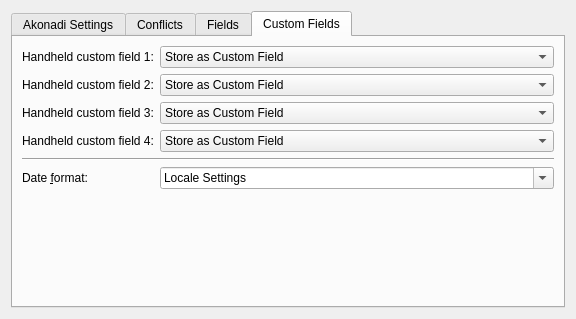
<ui version="4.0" >
 <class>SettingsWidget</class>
 <widget class="QWidget" name="SettingsWidget" >
  <property name="geometry" >
   <rect>
    <x>0</x>
    <y>0</y>
    <width>576</width>
    <height>319</height>
   </rect>
  </property>
  <layout class="QGridLayout" name="gridLayout_4" >
   <item row="0" column="0" >
    <widget class="KTabWidget" name="fTabWidget" >
     <property name="currentIndex" >
      <number>3</number>
     </property>
     <widget class="QWidget" name="tab_5" >
      <attribute name="title" >
       <string>Akonadi Settings</string>
      </attribute>
     </widget>
     <widget class="QWidget" name="tab_6" >
      <attribute name="title" >
       <string>Conflicts</string>
      </attribute>
      <layout class="QGridLayout" name="gridLayout" >
       <item row="0" column="0" >
        <widget class="QGroupBox" name="groupBox_3" >
         <property name="title" >
          <string>Conflict Resolution</string>
         </property>
         <layout class="QGridLayout" name="_2" >
          <item row="0" column="0" colspan="2" >
           <widget class="QLabel" name="textLabel1_8" >
            <property name="text" >
             <string>&lt;p>Select the default action if an event was modified on both sides here. &lt;/p></string>
            </property>
            <property name="alignment" >
             <set>Qt::AlignJustify|Qt::AlignVCenter</set>
            </property>
            <property name="wordWrap" >
             <bool>true</bool>
            </property>
           </widget>
          </item>
          <item row="1" column="0" >
           <widget class="QLabel" name="textLabel1_2_3" >
            <property name="sizePolicy" >
             <sizepolicy vsizetype="Preferred" hsizetype="Maximum" >
              <horstretch>0</horstretch>
              <verstretch>0</verstretch>
             </sizepolicy>
            </property>
            <property name="whatsThis" >
             <string>&lt;qt>Select in this list how conflicting entries (entries which were edited both on your handheld and on the PC) are resolved. Possibly values are "Use KPilot's Global Setting" to use the settings defined in KPilot HotSync configuration, "Ask User" to let you decide case by case, "Do Nothing" to allow the entries to be different, "PC overrides", "Handheld overrides", "Use values from last sync" and "Use both entries" to create a new entry on both the PC and handheld.&lt;/qt></string>
            </property>
            <property name="text" >
             <string>Conflict &amp;resolution:</string>
            </property>
            <property name="wordWrap" >
             <bool>false</bool>
            </property>
           </widget>
          </item>
          <item row="1" column="1" >
           <widget class="KComboBox" name="fConflictResolution" >
            <property name="whatsThis" >
             <string>&lt;qt>Select in this list how conflicting entries (entries which were edited both on your handheld and on the PC) are resolved. Possibly values are "Use KPilot's Global Setting" to use the settings defined in KPilot HotSync configuration, "Ask User" to let you decide case by case, "Do Nothing" to allow the entries to be different, "PC overrides", "Handheld overrides", "Use values from last sync" and "Use both entries" to create a new entry on both the PC and handheld.&lt;/qt></string>
            </property>
            <item>
             <property name="text" >
              <string>Use KPilot's Global Settings</string>
             </property>
            </item>
            <item>
             <property name="text" >
              <string>Ask User</string>
             </property>
            </item>
            <item>
             <property name="text" >
              <string>Let The Handheld Override</string>
             </property>
            </item>
            <item>
             <property name="text" >
              <string>Let The PC Override</string>
             </property>
            </item>
            <item>
             <property name="text" >
              <string>Use Both Entries</string>
             </property>
            </item>
            <item>
             <property name="text" >
              <string>Do Nothing</string>
             </property>
            </item>
           </widget>
          </item>
         </layout>
        </widget>
       </item>
       <item row="1" column="0" >
        <spacer name="verticalSpacer" >
         <property name="orientation" >
          <enum>Qt::Vertical</enum>
         </property>
         <property name="sizeHint" stdset="0" >
          <size>
           <width>20</width>
           <height>154</height>
          </size>
         </property>
        </spacer>
       </item>
      </layout>
     </widget>
     <widget class="QWidget" name="tab_7" >
      <attribute name="title" >
       <string>Fields</string>
      </attribute>
      <layout class="QGridLayout" name="gridLayout_2" >
       <item row="0" column="0" >
        <widget class="QLabel" name="TextLabel2_2" >
         <property name="whatsThis" >
          <string>&lt;qt>Select which KAddressBook field should be used to store the Pilot's &amp;quot;Other&amp;quot; phone here.&lt;/qt></string>
         </property>
         <property name="text" >
          <string>Handheld other phone:</string>
         </property>
         <property name="wordWrap" >
          <bool>false</bool>
         </property>
         <property name="buddy" >
          <cstring>fOtherPhone</cstring>
         </property>
        </widget>
       </item>
       <item row="0" column="1" >
        <widget class="KComboBox" name="fOtherPhone" >
         <property name="sizePolicy" >
          <sizepolicy vsizetype="Fixed" hsizetype="MinimumExpanding" >
           <horstretch>0</horstretch>
           <verstretch>0</verstretch>
          </sizepolicy>
         </property>
         <property name="whatsThis" >
          <string>&lt;qt>Select which KAddressBook field should be used to store the Pilot's &amp;quot;Other&amp;quot; phone here.&lt;/qt></string>
         </property>
         <item>
          <property name="text" >
           <string>Other Phone</string>
          </property>
         </item>
         <item>
          <property name="text" >
           <string>Assistant</string>
          </property>
         </item>
         <item>
          <property name="text" >
           <string>Business Fax</string>
          </property>
         </item>
         <item>
          <property name="text" >
           <string>Car Phone</string>
          </property>
         </item>
         <item>
          <property name="text" >
           <string>Second Email Address</string>
          </property>
         </item>
         <item>
          <property name="text" >
           <string>Home Fax</string>
          </property>
         </item>
         <item>
          <property name="text" >
           <string>Telex</string>
          </property>
         </item>
         <item>
          <property name="text" >
           <string>TTY/TTD Phone</string>
          </property>
         </item>
        </widget>
       </item>
       <item row="1" column="0" >
        <widget class="QLabel" name="TextLabel4_2" >
         <property name="whatsThis" >
          <string>&lt;qt>Select which KAddressBook field should be used to store the Pilot's Street Address here.&lt;/qt></string>
         </property>
         <property name="text" >
          <string>Handheld street address:</string>
         </property>
         <property name="wordWrap" >
          <bool>false</bool>
         </property>
         <property name="buddy" >
          <cstring>fAddress</cstring>
         </property>
        </widget>
       </item>
       <item row="1" column="1" >
        <widget class="KComboBox" name="fAddress" >
         <property name="sizePolicy" >
          <sizepolicy vsizetype="Fixed" hsizetype="MinimumExpanding" >
           <horstretch>0</horstretch>
           <verstretch>0</verstretch>
          </sizepolicy>
         </property>
         <property name="whatsThis" >
          <string>&lt;qt>Select which KAddressBook field should be used to store the Pilot's Street Address here.&lt;/qt></string>
         </property>
         <item>
          <property name="text" >
           <string>Preferred, then Home Address</string>
          </property>
         </item>
         <item>
          <property name="text" >
           <string>Preferred, then Business Address</string>
          </property>
         </item>
        </widget>
       </item>
       <item row="2" column="0" >
        <widget class="QLabel" name="TextLabel5" >
         <property name="whatsThis" >
          <string>&lt;qt>Select which KAddressBook field should be used to store the Fax number from the Pilot here.&lt;/qt></string>
         </property>
         <property name="text" >
          <string>Handheld fax:</string>
         </property>
         <property name="wordWrap" >
          <bool>false</bool>
         </property>
         <property name="buddy" >
          <cstring>fFax</cstring>
         </property>
        </widget>
       </item>
       <item row="2" column="1" >
        <widget class="KComboBox" name="fFax" >
         <property name="sizePolicy" >
          <sizepolicy vsizetype="Fixed" hsizetype="MinimumExpanding" >
           <horstretch>0</horstretch>
           <verstretch>0</verstretch>
          </sizepolicy>
         </property>
         <property name="whatsThis" >
          <string>&lt;qt>Select which KAddressBook field should be used to store the Fax number from the Pilot here.&lt;/qt></string>
         </property>
         <item>
          <property name="text" >
           <string>Home Fax</string>
          </property>
         </item>
         <item>
          <property name="text" >
           <string>Business Fax</string>
          </property>
         </item>
        </widget>
       </item>
       <item row="3" column="0" colspan="2" >
        <spacer name="verticalSpacer_2" >
         <property name="orientation" >
          <enum>Qt::Vertical</enum>
         </property>
         <property name="sizeHint" stdset="0" >
          <size>
           <width>20</width>
           <height>74</height>
          </size>
         </property>
        </spacer>
       </item>
      </layout>
     </widget>
     <widget class="QWidget" name="tab_4" >
      <attribute name="title" >
       <string>Custom Fields</string>
      </attribute>
      <layout class="QGridLayout" name="gridLayout_3" >
       <item row="0" column="0" >
        <widget class="QLabel" name="textLabel1" >
         <property name="sizePolicy" >
          <sizepolicy vsizetype="Preferred" hsizetype="Preferred" >
           <horstretch>0</horstretch>
           <verstretch>0</verstretch>
          </sizepolicy>
         </property>
         <property name="whatsThis" >
          <string>&lt;qt>Select the field from this list that represents best the meaning given by your use of the first custom field on your handheld.&lt;/qt></string>
         </property>
         <property name="text" >
          <string>Handheld custom field 1:</string>
         </property>
         <property name="wordWrap" >
          <bool>false</bool>
         </property>
         <property name="buddy" >
          <cstring>fCustom0</cstring>
         </property>
        </widget>
       </item>
       <item row="0" column="1" >
        <widget class="KComboBox" name="fCustom0" >
         <property name="sizePolicy" >
          <sizepolicy vsizetype="Fixed" hsizetype="MinimumExpanding" >
           <horstretch>0</horstretch>
           <verstretch>0</verstretch>
          </sizepolicy>
         </property>
         <property name="whatsThis" >
          <string>&lt;qt>Select the field from this list that represents best the meaning given by your use of the first custom field on your handheld.&lt;/qt></string>
         </property>
         <item>
          <property name="text" >
           <string>Store as Custom Field</string>
          </property>
         </item>
         <item>
          <property name="text" >
           <string>Birthday</string>
          </property>
         </item>
         <item>
          <property name="text" >
           <string>URL</string>
          </property>
         </item>
         <item>
          <property name="text" >
           <string>IM Address (ICQ, MSN, ...)</string>
          </property>
         </item>
        </widget>
       </item>
       <item row="1" column="0" >
        <widget class="QLabel" name="textLabel1_2" >
         <property name="whatsThis" >
          <string>&lt;qt>Select the field from this list that represents best the meaning given by your use of the second custom field on your handheld.&lt;/qt></string>
         </property>
         <property name="text" >
          <string>Handheld custom field 2:</string>
         </property>
         <property name="wordWrap" >
          <bool>false</bool>
         </property>
         <property name="buddy" >
          <cstring>fCustom1</cstring>
         </property>
        </widget>
       </item>
       <item row="1" column="1" >
        <widget class="KComboBox" name="fCustom1" >
         <property name="sizePolicy" >
          <sizepolicy vsizetype="Fixed" hsizetype="MinimumExpanding" >
           <horstretch>0</horstretch>
           <verstretch>0</verstretch>
          </sizepolicy>
         </property>
         <property name="whatsThis" >
          <string>&lt;qt>Select the field from this list that represents best the meaning given by your use of the second custom field on your handheld.&lt;/qt></string>
         </property>
         <item>
          <property name="text" >
           <string>Store as Custom Field</string>
          </property>
         </item>
         <item>
          <property name="text" >
           <string>Birthday</string>
          </property>
         </item>
         <item>
          <property name="text" >
           <string>URL</string>
          </property>
         </item>
         <item>
          <property name="text" >
           <string>IM Address (ICQ, MSN, ...)</string>
          </property>
         </item>
        </widget>
       </item>
       <item row="2" column="0" >
        <widget class="QLabel" name="textLabel1_3" >
         <property name="whatsThis" >
          <string>&lt;qt>Select the field from this list that represents best the meaning given by your use of the third custom field on your handheld.&lt;/qt></string>
         </property>
         <property name="text" >
          <string>Handheld custom field 3:</string>
         </property>
         <property name="wordWrap" >
          <bool>false</bool>
         </property>
         <property name="buddy" >
          <cstring>fCustom2</cstring>
         </property>
        </widget>
       </item>
       <item row="2" column="1" >
        <widget class="KComboBox" name="fCustom2" >
         <property name="sizePolicy" >
          <sizepolicy vsizetype="Fixed" hsizetype="MinimumExpanding" >
           <horstretch>0</horstretch>
           <verstretch>0</verstretch>
          </sizepolicy>
         </property>
         <property name="whatsThis" >
          <string>&lt;qt>Select the field from this list that represents best the meaning given by your use of the third custom field on your handheld.&lt;/qt></string>
         </property>
         <item>
          <property name="text" >
           <string>Store as Custom Field</string>
          </property>
         </item>
         <item>
          <property name="text" >
           <string>Birthday</string>
          </property>
         </item>
         <item>
          <property name="text" >
           <string>URL</string>
          </property>
         </item>
         <item>
          <property name="text" >
           <string>IM Address (ICQ, MSN, ...)</string>
          </property>
         </item>
        </widget>
       </item>
       <item row="3" column="0" >
        <widget class="QLabel" name="textLabel1_4" >
         <property name="whatsThis" >
          <string>&lt;qt>Select the field from this list that represents best the meaning given by your use of the fourth custom field on your handheld.&lt;/qt></string>
         </property>
         <property name="text" >
          <string>Handheld custom field 4:</string>
         </property>
         <property name="wordWrap" >
          <bool>false</bool>
         </property>
         <property name="buddy" >
          <cstring>fCustom3</cstring>
         </property>
        </widget>
       </item>
       <item row="3" column="1" >
        <widget class="KComboBox" name="fCustom3" >
         <property name="sizePolicy" >
          <sizepolicy vsizetype="Fixed" hsizetype="MinimumExpanding" >
           <horstretch>0</horstretch>
           <verstretch>0</verstretch>
          </sizepolicy>
         </property>
         <property name="whatsThis" >
          <string>&lt;qt>Select the field from this list that represents best the meaning given by your use of the fourth custom field on your handheld.&lt;/qt></string>
         </property>
         <item>
          <property name="text" >
           <string>Store as Custom Field</string>
          </property>
         </item>
         <item>
          <property name="text" >
           <string>Birthday</string>
          </property>
         </item>
         <item>
          <property name="text" >
           <string>URL</string>
          </property>
         </item>
         <item>
          <property name="text" >
           <string>IM Address (ICQ, MSN, ...)</string>
          </property>
         </item>
        </widget>
       </item>
       <item row="4" column="0" colspan="2" >
        <widget class="Line" name="line1" >
         <property name="frameShape" >
          <enum>QFrame::HLine</enum>
         </property>
         <property name="frameShadow" >
          <enum>QFrame::Sunken</enum>
         </property>
        </widget>
       </item>
       <item row="5" column="0" >
        <widget class="QLabel" name="textLabel1_5" >
         <property name="whatsThis" >
          <string>&lt;qt>Select the birthdate format here, if you selected "birthdate" for any of the custom fields above. Possible placeholders are:&lt;br> %d for the day, %m for the month, %y for the two-digit year, %Y for the four-digit year. For  example, %d.%m.%Y would generate a date like 27.3.1952, while %m/%d/%y would write the same date as 03/27/52. &lt;/qt></string>
         </property>
         <property name="text" >
          <string>Date &amp;format:</string>
         </property>
         <property name="wordWrap" >
          <bool>false</bool>
         </property>
         <property name="buddy" >
          <cstring>fCustomDate</cstring>
         </property>
        </widget>
       </item>
       <item row="5" column="1" >
        <widget class="KComboBox" name="fCustomDate" >
         <property name="sizePolicy" >
          <sizepolicy vsizetype="Fixed" hsizetype="MinimumExpanding" >
           <horstretch>0</horstretch>
           <verstretch>0</verstretch>
          </sizepolicy>
         </property>
         <property name="whatsThis" >
          <string>&lt;qt>Select the birthdate format here, if you selected "birthdate" for any of the custom fields above. Possible placeholders are:&lt;br> %d for the day, %m for the month, %y for the two-digit year, %Y for the four-digit year. For  example, %d.%m.%Y would generate a date like 27.3.1952, while %m/%d/%y would write the same date as 03/27/52. &lt;/qt></string>
         </property>
         <property name="editable" >
          <bool>true</bool>
         </property>
         <item>
          <property name="text" >
           <string>Locale Settings</string>
          </property>
         </item>
         <item>
          <property name="text" >
           <string>%d.%m.%Y</string>
          </property>
         </item>
         <item>
          <property name="text" >
           <string>%d.%m.%y</string>
          </property>
         </item>
         <item>
          <property name="text" >
           <string>%d/%m/%Y</string>
          </property>
         </item>
         <item>
          <property name="text" >
           <string>%d/%m/%y</string>
          </property>
         </item>
         <item>
          <property name="text" >
           <string>%m/%d/%Y</string>
          </property>
         </item>
         <item>
          <property name="text" >
           <string>%m/%d/%y</string>
          </property>
         </item>
        </widget>
       </item>
       <item row="6" column="1" >
        <spacer name="verticalSpacer_3" >
         <property name="orientation" >
          <enum>Qt::Vertical</enum>
         </property>
         <property name="sizeHint" stdset="0" >
          <size>
           <width>20</width>
           <height>91</height>
          </size>
         </property>
        </spacer>
       </item>
      </layout>
     </widget>
    </widget>
   </item>
  </layout>
 </widget>
 <customwidgets>
  <customwidget>
   <class>KComboBox</class>
   <extends>QComboBox</extends>
   <header>kcombobox.h</header>
  </customwidget>
  <customwidget>
   <class>KTabWidget</class>
   <extends>QTabWidget</extends>
   <header>ktabwidget.h</header>
   <container>1</container>
  </customwidget>
 </customwidgets>
 <resources/>
 <connections/>
</ui>
